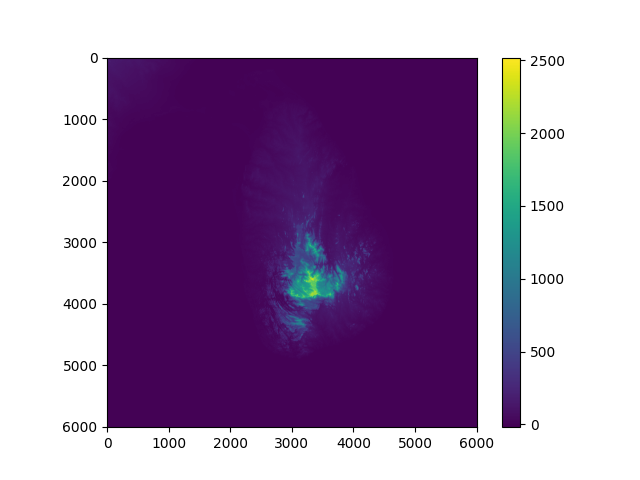

Here is the Python script that generated this plot:
import os

import matplotlib.pyplot as plt
import numpy as np
from utils import Log

from alt_lk import Alt

log = Log('example1-map')


def main():
    data = Alt.get_alt_data_for_lk()
    arr = np.array(data)

    plt.imshow(arr, cmap='viridis')
    plt.colorbar()
    image_path = os.path.join('examples', 'example1-map.png')
    plt.savefig(image_path)
    log.info(f'Wrote {image_path}.')


if __name__ == '__main__':
    main()
